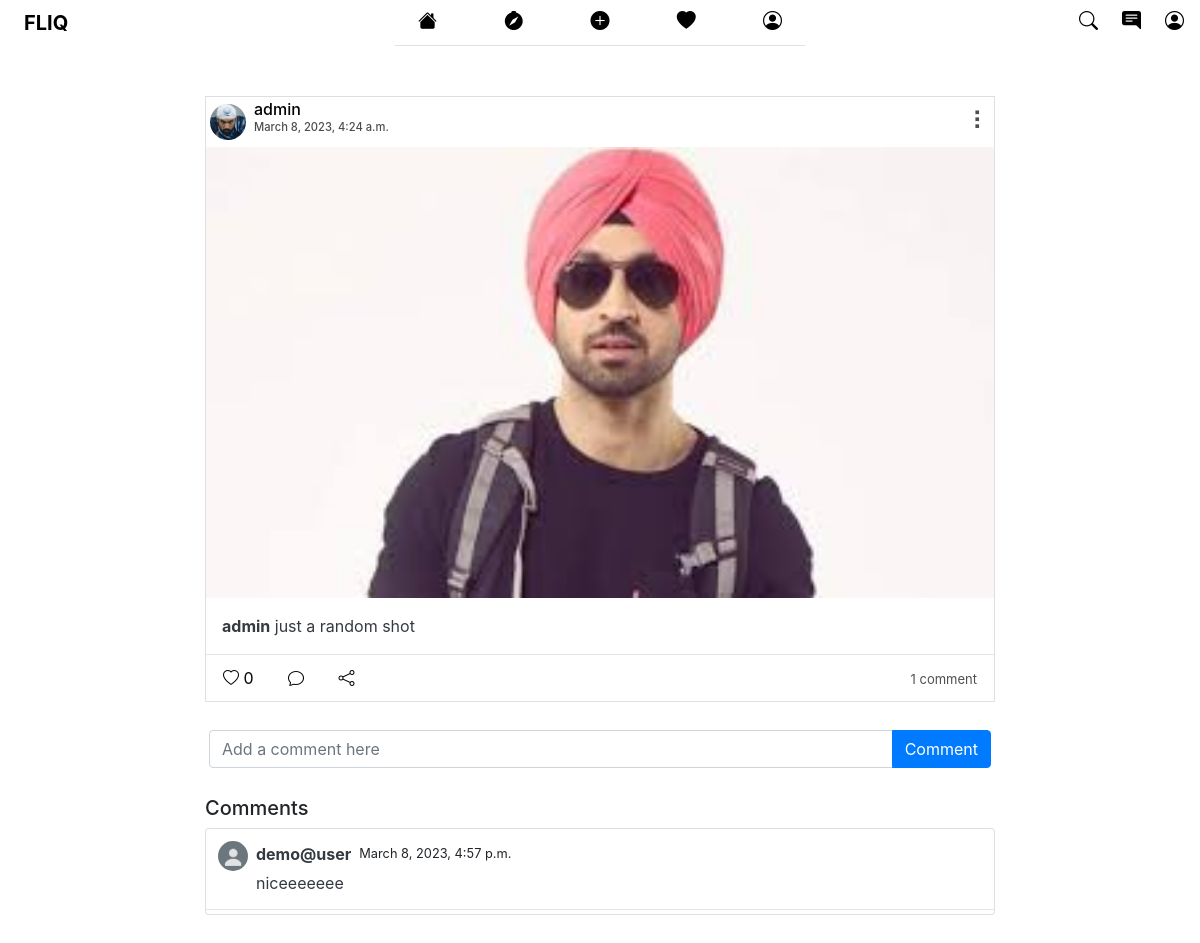
/post/3/ (signed in), run on an earlier commit of the app's database.
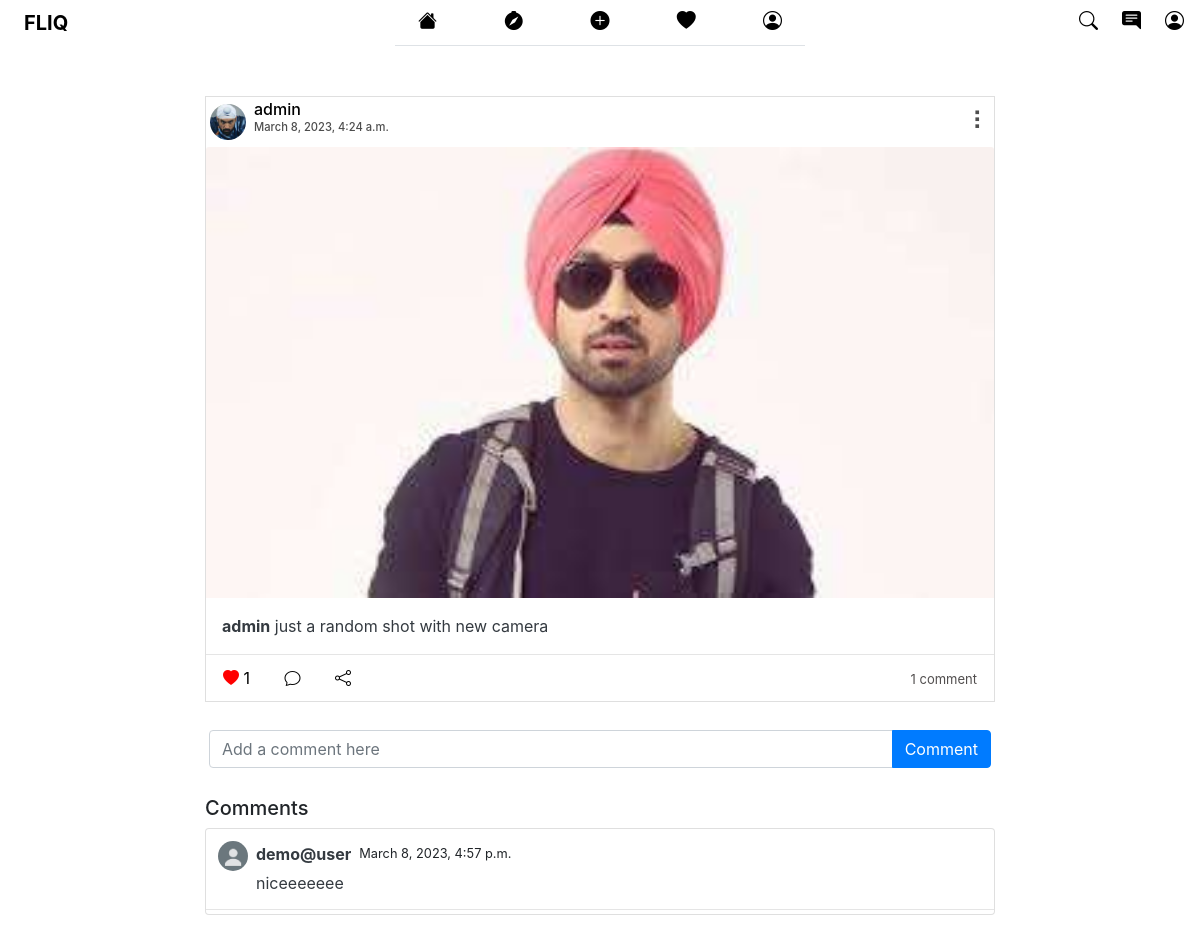
And on a later commit of the database.
### feed/models.py (models this page shows, shortened)
class Post(models.Model):
    description = models.CharField(max_length=255, blank=True)
    pic = models.ImageField(upload_to='path/to/img')
    date_posted = models.DateTimeField(default=timezone.now)
    user_name = models.ForeignKey(User, on_delete=models.CASCADE)
    tags = models.CharField(max_length=100, blank=True)

### users/models.py (models this page shows, shortened)
class Profile(models.Model):
    user = models.OneToOneField(User, on_delete=models.CASCADE)
    name = models.CharField(max_length=30)
    image = models.ImageField(default='default.png', upload_to='profile_pics')
    slug = AutoSlugField(populate_from='user')
    bio = models.CharField(max_length=255, blank=True)
    link = models.CharField(max_length=255, blank=True)
    friends = models.ManyToManyField("Profile", blank=True)
    def get_absolute_url(self):
        return "/users/{}".format(self.slug)

### feed/views.py (the view)
# urls.py: path('post/<int:pk>/', views.post_detail, name='post-detail'),
@login_required
def post_detail(request, pk):
    post = get_object_or_404(Post, pk=pk)
    user = request.user
    is_liked =  Like.objects.filter(user=user, post=post)
    if request.method == 'POST':
        form = NewCommentForm(request.POST)
        if form.is_valid():
            data = form.save(commit=False)
            data.post = post
            data.username = user
            data.save()
            return redirect('post-detail', pk=pk)
    else:
        form = NewCommentForm()
    return render(request, 'feed/post_detail.html', {'post':post, 'is_liked':is_liked, 'form':form})

### feed/forms.py
class NewCommentForm(forms.ModelForm):
	class Meta:
		model = Comments
		fields = ['comment']

### feed/templates/feed/post_detail.html (shortened to what the changed rows need)
{% extends "feed/layout.html" %} {% load static %} {% load crispy_forms_tags %}
{% block content %}
<div class="mt-3 mt-md-5">
  <div class="row">
    <div class="col-md-8">
      <div class="card post" style="border-radius:0%;">
        <div class="p-1">
          <div class="top" style="width:100%">
            <div class="userDetails">
                <div class="profile_img">
                  <img src="{{ post.user_name.profile.image.url }}" class="cover" alt="">
                </div>
                <h3><a href="{{ post.user_name.profile.get_absolute_url }}" style="text-decoration:none; color:black;">{{ post.user_name }}</a><br><span>{{ post.date_posted }}</span></h3>
            </div>
          </div>
        </div>
        <img class="card-img-top post-img" ondblclick="PostLiked({{ post.id }},event)" src="{{ post.pic.url }}" alt="" />
        <p class="card-text text-dark p-3 m-0">
          <b>{{ post.user_name }}</b> {{ post.description }}
          <br>
        </p>
        <hr style="margin:0px">
        <div class="p-1">
          <button class="btn btn-white mr-1 like" id="{{ post.id }}">
            {% if is_liked %}
            <a href="{% url 'post-like' %}" style="color: red" id="likebtn{{ post.id }}">
              <i class="bi bi-heart-fill"></i></a>
            <span id="likes{{ post.id }}">{{post.likes.count}}</span>
            {% else %}
            <a href="{% url 'post-like' %}" style="color: black" id="likebtn{{ post.id }}">
              <i class="bi bi-heart"></i></a>
            <span id="likes{{ post.id }}">{{post.likes.count}}</span>
            {% endif %}
          </button>
          <button class="btn btn-white mr-1">
          </button>
          <button class="btn btn-white mr-1">
          </button>
          <div class="btn btn-white" style="float: right;">
            <a class="" style="font-size: small;color: #524f4f;">
              {{ post.details.count }} {% if post.details.count > 0 and post.details.count < 2 %}comment{% else %}comments{% endif %}
            </a>
          </div>
        </div>
      </div>
      <br />
    </div>
  </div>
</div>
{% endblock content %}

What changed in the data, as far as the page shows it:
changed Post "admin": pic: a different picture; description "just a random shot" → "just a random shot with new camera"; likes.count "0" → "1"
